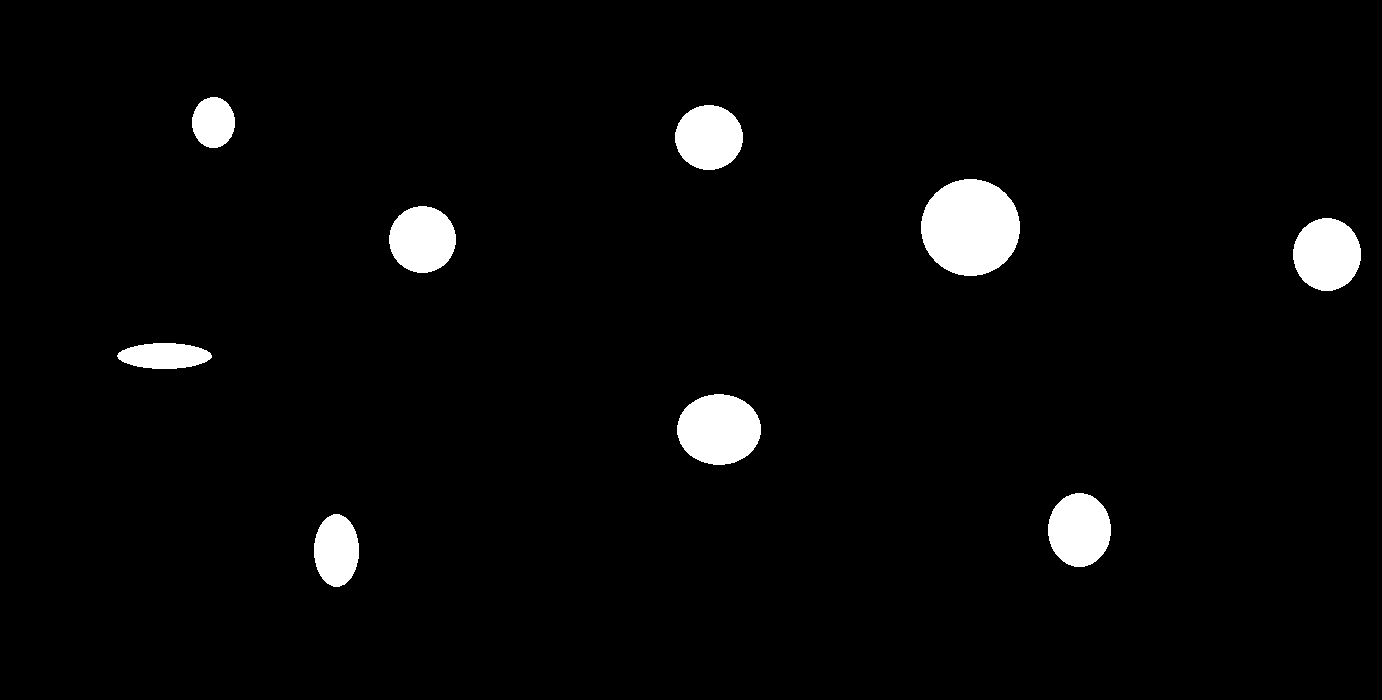
%> input picture workspace.bmp, 1382 x 700 px
$ octave proto.m   (GNU Octave 9; MATLAB toolbox functions it lacks are replaced by stand-ins)
%> lines starting %> are read from the running program, lines starting %| are printed output that depends on the picture; in (x1, y1, x2, y2) boxes, pixels count from 0 and x2, y2 are one past the last pixel; in counts of white or black regions, pixels touching at a corner belong together; the program's own positions count from 1
clc;clear all;close all;

lidar=Lidar()
safety_edge=40;

str='../workspace.bmp'
Matrix=flipud(imread(str));
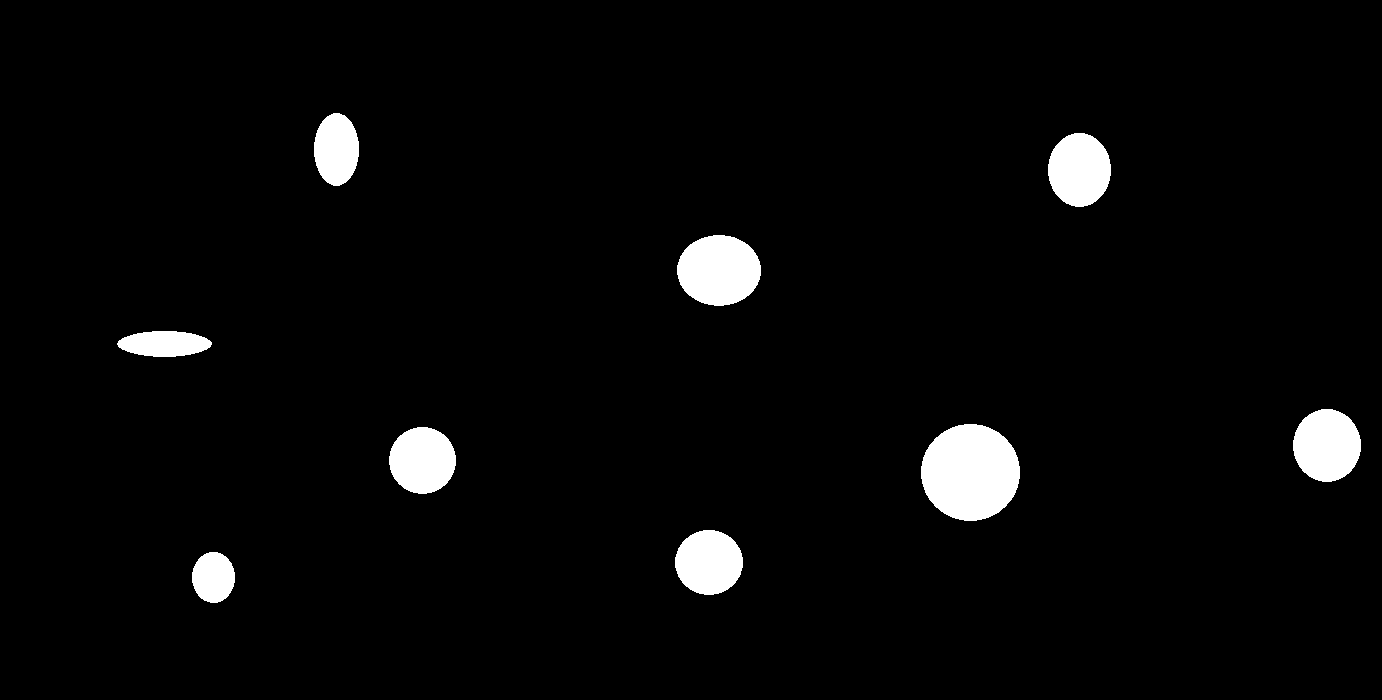
%> Matrix: size 700x1382 logical; 3.4% white; 9 white regions, largest, box (x1, y1, x2, y2) and area: (921, 424, 1020, 521) 7530, (677, 235, 761, 306) 4666, (1293, 409, 1361, 482) 3879
Width=size(Matrix,1);
%> Width = 700
Length=size(Matrix,2);
%> Length = 1382


BaseFigure = figure;
set(BaseFigure,'name','Figure of the workspace','numbertitle','off')
imshow(Matrix);
hold on
set(gca, 'Ydir', 'normal');
set(gca, 'XLim', [1 Length], 'YLim', [1 Width]);

robot_x=450;
robot_y=300;
robot_theta = 90*pi/180;
target_theta = 100*pi/180;

plot(robot_x,robot_y,'ro');
arrow_length=200;
quiver(robot_x,robot_y,arrow_length/4*cos(robot_theta),arrow_length/4*sin(robot_theta));
quiver(robot_x,robot_y,arrow_length*cos(target_theta),arrow_length*sin(target_theta),'r');

waitforbuttonpress()
[angles,distances]=lidar.LidarData(robot_x,robot_y,robot_theta,Matrix);
%> angles = 52 values from -2.23 to 2.23; distances = 52 values, max 250 at index 1, min 131 at index 28, mean 240.3

direction=1
for i=1:length(angles)
    h=plot(robot_x+distances(i).*cos(robot_theta+angles(i)),robot_y+distances(i).*sin(robot_theta+angles(i)),'bo');
    %calculate distance from line
    clc
    read_angle=angles(i)-(target_theta-robot_theta)
    dist=sin(read_angle)*distances(i)
    if abs(dist)<safety_edge
        critical_index=i
        new_target_theta_left = angles(i)+robot_theta-asin(safety_edge/distances(i))
        quiver(robot_x,robot_y,arrow_length*cos(new_target_theta_left),arrow_length*sin(new_target_theta_left),'r');
        new_target_theta_right = angles(i)+robot_theta+asin(safety_edge/distances(i))
        quiver(robot_x,robot_y,arrow_length*cos(new_target_theta_right),arrow_length*sin(new_target_theta_right),'r');
        break
    end
    % drawnow
	pause(.1)
    delete(h)
end
%> this loop made 27 passes
%> (read_angle, dist, new_target_theta_left, new_target_theta_right) on pass 27: (-0.131, -17.62, 1.31, 1.92)
%> (read_angle, dist) on passes 1 to 6: (-2.4, -168.9), (-2.31, -184.3), (-2.23, -198.3), (-2.14, -210.8), (-2.05, -221.8), (-1.96, -226.4)
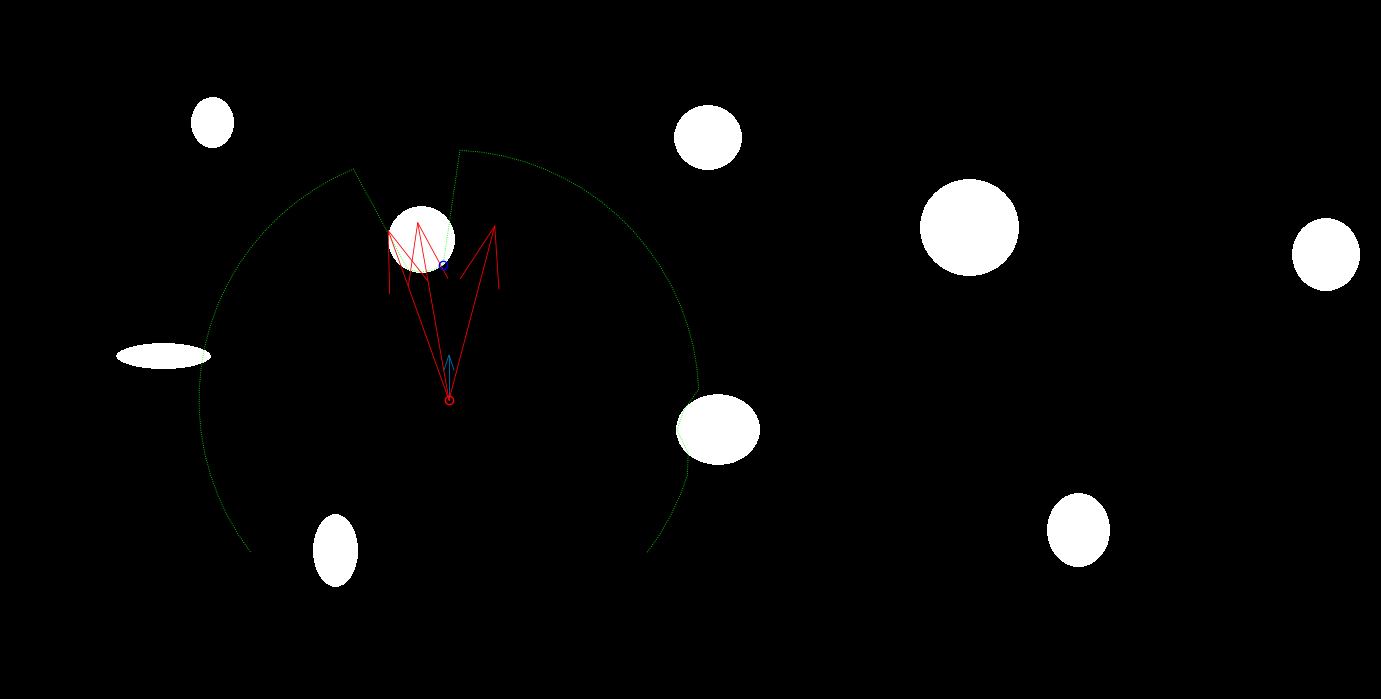
%> figure redrawn from the program's plot data

% while true


% end
